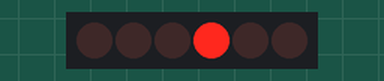
Recording of a sketch running on a simulated Arduino Uno, built with avr-gcc and run on an emulated ATmega328P. On the bench: 6×1 LED matrix. Wiring (inferred from the names in the program): charlieplexed LEDs: lines pin 4, pin 5, pin 6.

Above: at 0.1 s.
At 1.1 s:
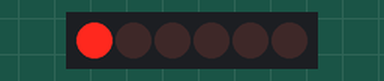
At 2.31 s:
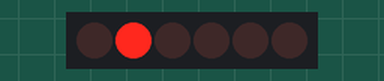
At 2.81 s:
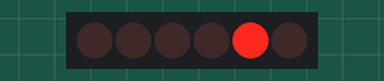
At 3.6 s:
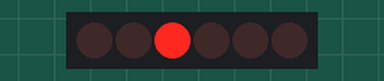
At 4.81 s:
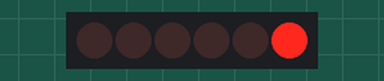

The sketch:

Assignment1.ino
```cpp
//Charlieplexing
void setup() {
  // put your setup code here, to run once:
}

void loop() {
    // put your main code here, to run repeatedly:
   for(int i=1;i<=10;i++)
   {
    if(i==1){
      pinMode(6,OUTPUT);
      digitalWrite(6, LOW);
      pinMode(5, OUTPUT);
      digitalWrite(5, HIGH);
      delay(500);
    }
    else if(i==2||i==10){
      pinMode(6, OUTPUT);
      digitalWrite(6, HIGH);
      pinMode(5, OUTPUT);
      digitalWrite(5, LOW);
      delay(500);
    }
    else if(i==3||i==9){
      pinMode(4, OUTPUT);
      digitalWrite(4, HIGH);
      pinMode(5, OUTPUT);
      digitalWrite(5, LOW);
      delay(500);
    }
    else if(i==4 || i==8){
      pinMode(4, OUTPUT);
      digitalWrite(4, LOW);
      pinMode(5, OUTPUT);
      digitalWrite(5, HIGH);
      delay(500);
    }
    else if(i==5 || i==7){
      pinMode(4, OUTPUT);
      digitalWrite(4, HIGH);
      pinMode(6, OUTPUT);
      digitalWrite(6, LOW);
      delay(500);
    }
    else if(i==6){
      pinMode(4, OUTPUT);
      digitalWrite(4, LOW);
      pinMode(6, OUTPUT);
      digitalWrite(6, HIGH);
      delay(500);
    }
    pinMode(6, INPUT);
    pinMode(5, INPUT);
    pinMode(4, INPUT);
   }


}
```

FSM.cpp
```cpp
const int car_N = 7;
const int car_E = 6;
const int human = 5;


const int red_W = 13;
const int yellow_W = 12;
const int green_W = 11;


const int red_human = 10;
const int green_human = 9;


const int red_S = 4;
const int yellow_S = 3;
const int green_S = 2;

#define goW 0
#define waitW 1
#define goS 2
#define waitS 3
#define goH 4
#define waitHu1 5
#define waitHd1 6
#define waitHu2 7
#define waitHd2 8
#define waitHu3 9
#define waitHd3 10

struct State{
  unsigned long ST_Out;
  unsigned long Time;
  unsigned long Next[8]; //000 001 010 011 ---- 111
};

typedef const struct State SType;

SType FSM[11]={
  {B00110010,3000,{goW,waitW,waitW,waitW,goW,waitW,waitW,waitW}},
  {B01010010,500,{goS,goH,goS,goS,goS,goH,goS,goS}},
  {B10000110,3000,{goS,waitS,goS,waitS,waitS,waitS,waitS,waitS}},
  {B10001010,500,{goH,goH,goH,goH,goW,goH,goW,goH}},
  {B10010001,3000,{goH,goH,waitHu1,waitHu1,waitHu1,waitHu1,waitHu1,waitHu1}},
  {B10010011,100,{waitHd1,waitHd1,waitHd1,waitHd1,waitHd1,waitHd1,waitHd1,waitHd1}},
  {B10010001,100,{waitHu2,waitHu2,waitHu2,waitHu2,waitHu2,waitHu2,waitHu2,waitHu2}},
  {B10010011,100,{waitHd2,waitHd2,waitHd2,waitHd2,waitHd2,waitHd2,waitHd2,waitHd2}},
  {B10010001,100,{waitHu3,waitHu3,waitHu3,waitHu3,waitHu3,waitHu3,waitHu3,waitHu3}},
  {B10010011,100,{waitHd3,waitHd3,waitHd3,waitHd3,waitHd3,waitHd3,waitHd3,waitHd3}},
  {B10010001,100,{goW,goW,goS,goS,goW,goW,goW,goW}}
};

unsigned long S=0;

void setup() {
  // put your setup code here, to run once:
  Serial.begin(9600);
  pinMode(red_W,OUTPUT);
  pinMode(yellow_W,OUTPUT);
  pinMode(green_W,OUTPUT);
  pinMode(car_E,INPUT_PULLUP);

  pinMode(red_S,OUTPUT);
  pinMode(yellow_S,OUTPUT);
  pinMode(green_S,OUTPUT);
  pinMode(car_N,INPUT_PULLUP);

  pinMode(red_human,OUTPUT);
  pinMode(green_human,OUTPUT);
  pinMode(human,INPUT_PULLUP);
}
int input,input1,input2,input3;

void loop() {
  // put your main code here, to run repeatedly:
  digitalWrite(red_W,FSM[S].ST_Out & B10000000);
  digitalWrite(yellow_W,FSM[S].ST_Out & B01000000);
  digitalWrite(green_W,FSM[S].ST_Out & B00100000);

  digitalWrite(red_S,FSM[S].ST_Out & B00010000);
  digitalWrite(yellow_S,FSM[S].ST_Out & B00001000);
  digitalWrite(green_S,FSM[S].ST_Out & B00000100);

  digitalWrite(red_human,FSM[S].ST_Out & B00000010);
  digitalWrite(green_human,FSM[S].ST_Out & B00000001);

  delay(FSM[S].Time);

  input1 = digitalRead(car_E); //1
  input2 = digitalRead(car_N); //0
  input3 = digitalRead(human);//1

  input = (input1)*2+(input2)*4+(input3);
  S = FSM[S].Next[input];
  Serial.println(input);
}
```

Measured:
- by itself, everything shown: repeats every 5.0 s, in 10 steps
- what the display in image 0 shows lasts 0.6 s, from 0.0 s to 0.6 s
